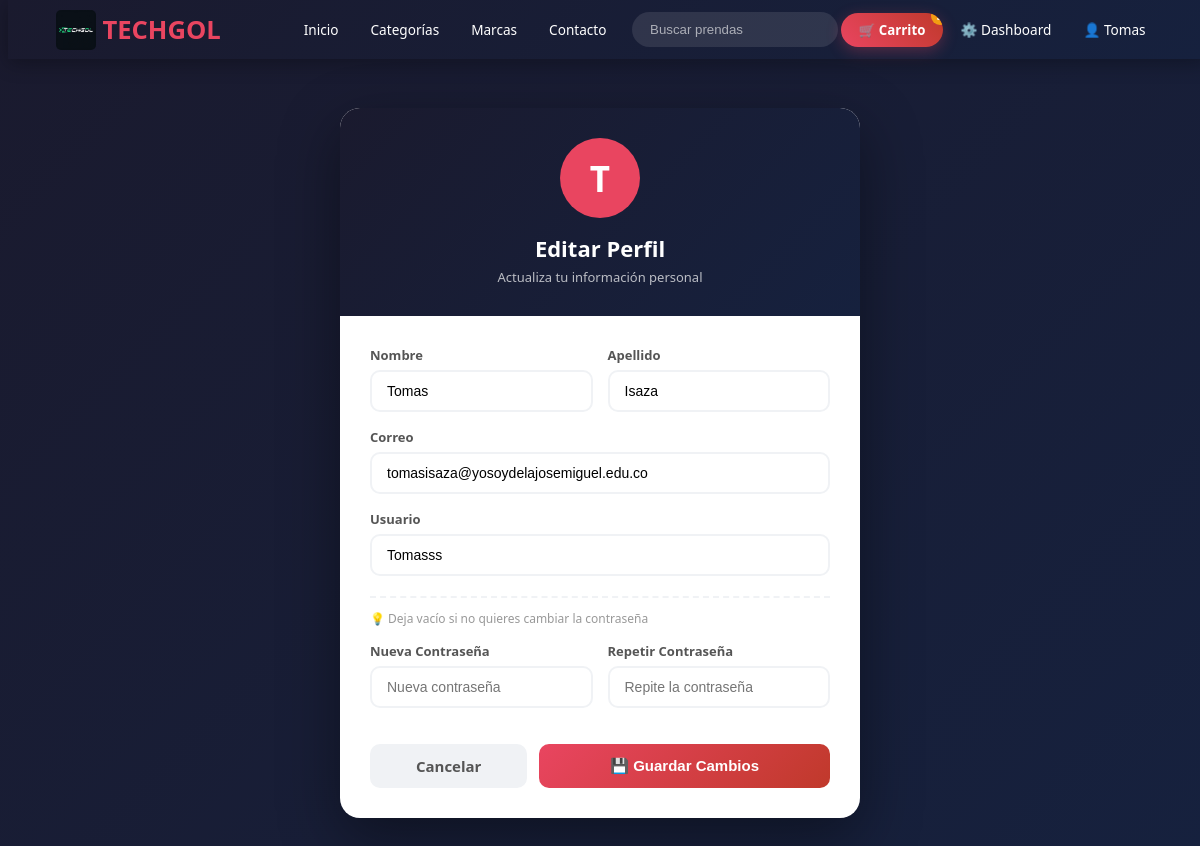
/editarperfil.php (signed in), run on the app's committed database.
### tables this page shows
CREATE TABLE `usuario` (
  `id_usu` int(11) NOT NULL,
  `nombre` varchar(100) NOT NULL,
  `ape` varchar(100) NOT NULL,
  `correo` varchar(100) NOT NULL,
  `usuario` varchar(50) NOT NULL,
  `password_hash` varchar(255) NOT NULL,
  `tipo` int(11) NOT NULL,
  `activo` tinyint(1) DEFAULT 1
);

### editarperfil.php (the view, shortened to what this page needs)
<?php
include 'conex.php';
$id_usu = $_SESSION['id_usu'];
$consulta = "SELECT * FROM usuario WHERE id_usu='$id_usu'";
$resultado = mysqli_query($connection, $consulta);
$usuario_data = mysqli_fetch_assoc($resultado);
?>
<!DOCTYPE html>
<html lang="es">
<head>
    <link rel="stylesheet" href="css/header.css">
    <link rel="stylesheet" href="css/editarperfil.css">
</head>
<body>
<?php include 'header.php'; ?>
<div class="editar-container">
    <div class="editar-card">
        <div class="editar-header">
            <div class="editar-avatar">
                <?php echo strtoupper(substr($usuario_data['nombre'], 0, 1)); ?>
            </div>
            <h3>Editar Perfil</h3>
            <p>Actualiza tu información personal</p>
        </div>
        <div class="editar-body">
            <form method="POST">
                <div class="editar-row">
                    <div class="editar-group">
                        <label>Nombre</label>
                        <input type="text" name="nombre"
                               value="<?php echo $usuario_data['nombre']; ?>" required>
                    </div>
                    <div class="editar-group">
                        <label>Apellido</label>
                        <input type="text" name="ape"
                               value="<?php echo $usuario_data['ape']; ?>" required>
                    </div>
                </div>
                <div class="editar-group">
                    <label>Correo</label>
                    <input type="email" name="correo"
                           value="<?php echo $usuario_data['correo']; ?>" required>
                </div>
                <div class="editar-group">
                    <label>Usuario</label>
                    <input type="text" name="usuario"
                           value="<?php echo $usuario_data['usuario']; ?>" required>
                </div>
                <hr class="editar-divider">
                <p class="editar-hint">💡 Deja vacío si no quieres cambiar la contraseña</p>
                <div class="editar-row">
                    <div class="editar-group">
                        <label>Nueva Contraseña</label>
                        <input type="password" name="clave"
                               placeholder="Nueva contraseña">
                    </div>
                    <div class="editar-group">
                        <label>Repetir Contraseña</label>
                        <input type="password" name="clave2"
                               placeholder="Repite la contraseña">
                    </div>
                </div>
                <div class="editar-botones">
                    <a href="perfil.php" class="btn-cancelar">Cancelar</a>
                    <button type="submit" name="guardar" class="btn-guardar">
                        💾 Guardar Cambios
                    </button>
                </div>
            </form>
        </div>
    </div>
</div>
</body>
</html>

### css/editarperfil.css (style rules this page uses)
body { background: linear-gradient(135deg, #1a1a2e, #16213e); min-height: 100vh; font-family: 'Segoe UI', sans-serif; display: flex; flex-direction: column; }
.editar-container { flex: 1; display: flex; align-items: center; justify-content: center; padding: 100px 20px 40px 20px; }
.editar-card { background: white; border-radius: 20px; overflow: hidden; width: 100%; max-width: 520px; box-shadow: 0 20px 60px rgba(0,0,0,0.4); }
.editar-header { background: linear-gradient(135deg, #1a1a2e, #16213e); padding: 30px; text-align: center; color: white; }
.editar-avatar { width: 80px; height: 80px; border-radius: 50%; background: #e94560; display: flex; align-items: center; justify-content: center; font-size: 35px; font-weight: bold; margin: 0 auto 15px auto; color: white; }
.editar-header h3 { margin: 0; font-size: 22px; font-weight: bold; }
.editar-header p { margin: 5px 0 0 0; opacity: 0.7; font-size: 13px; }
.editar-body { padding: 30px; }
.editar-row { display: flex; gap: 15px; }
.editar-row .editar-group { flex: 1; }
.editar-group { margin-bottom: 16px; }
.editar-group label { font-size: 13px; font-weight: 600; color: #555; margin-bottom: 6px; display: block; }
.editar-group input { width: 100%; padding: 11px 15px; border: 2px solid #f0f2f5; border-radius: 10px; font-size: 14px; transition: border 0.3s; outline: none; box-sizing: border-box; }
.editar-divider { border: none; border-top: 2px dashed #f0f2f5; margin: 20px 0 10px 0; }
.editar-hint { font-size: 12px; color: #999; margin-bottom: 15px; }
.editar-botones { display: flex; gap: 12px; margin-top: 20px; }
.btn-cancelar { flex: 1; padding: 12px; background: #f0f2f5; color: #555; border: none; border-radius: 10px; font-size: 15px; font-weight: bold; text-align: center; text-decoration: none; transition: background 0.3s; }
.btn-guardar { flex: 2; padding: 12px; background: linear-gradient(135deg, #e94560, #c0392b); color: white; border: none; border-radius: 10px; font-size: 15px; font-weight: bold; cursor: pointer; transition: opacity 0.3s; }

### data on the page
usuario: nombre "T", nombre "Tomas", ape "Isaza", correo "tomasisaza@yosoydelajosemiguel.edu.co", usuario "Tomasss"

### other printed values
$_SESSION['nombre'] "Tomas"
